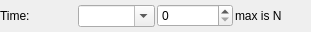
<?xml version="1.0" encoding="UTF-8"?>
<ui version="4.0">
 <class>AnimationTimeWidget</class>
 <widget class="QWidget" name="AnimationTimeWidget">
  <property name="geometry">
   <rect>
    <x>0</x>
    <y>0</y>
    <width>311</width>
    <height>32</height>
   </rect>
  </property>
  <property name="sizePolicy">
   <sizepolicy hsizetype="Preferred" vsizetype="Preferred">
    <horstretch>0</horstretch>
    <verstretch>0</verstretch>
   </sizepolicy>
  </property>
  <property name="windowTitle">
   <string>Form</string>
  </property>
  <layout class="QHBoxLayout" name="horizontalLayout" stretch="0,0,0,0">
   <property name="spacing">
    <number>2</number>
   </property>
   <property name="leftMargin">
    <number>0</number>
   </property>
   <property name="topMargin">
    <number>0</number>
   </property>
   <property name="rightMargin">
    <number>0</number>
   </property>
   <property name="bottomMargin">
    <number>0</number>
   </property>
   <item>
    <widget class="QLabel" name="timeLabel">
     <property name="text">
      <string>Time:</string>
     </property>
    </widget>
   </item>
   <item>
    <widget class="QComboBox" name="timeValueComboBox">
     <property name="editable">
      <bool>true</bool>
     </property>
     <property name="sizeAdjustPolicy">
      <enum>QComboBox::AdjustToContents</enum>
     </property>
    </widget>
   </item>
   <item>
    <widget class="pqSpinBox" name="timestepValue">
     <property name="enabled">
      <bool>true</bool>
     </property>
     <property name="maximum">
      <number>10000</number>
     </property>
    </widget>
   </item>
   <item>
    <widget class="QLabel" name="timestepCountLabel">
     <property name="text">
      <string>max is N</string>
     </property>
    </widget>
   </item>
  </layout>
 </widget>
 <customwidgets>
  <customwidget>
   <class>pqSpinBox</class>
   <extends>QSpinBox</extends>
   <header>pqSpinBox.h</header>
  </customwidget>
 </customwidgets>
 <resources/>
 <connections/>
</ui>
